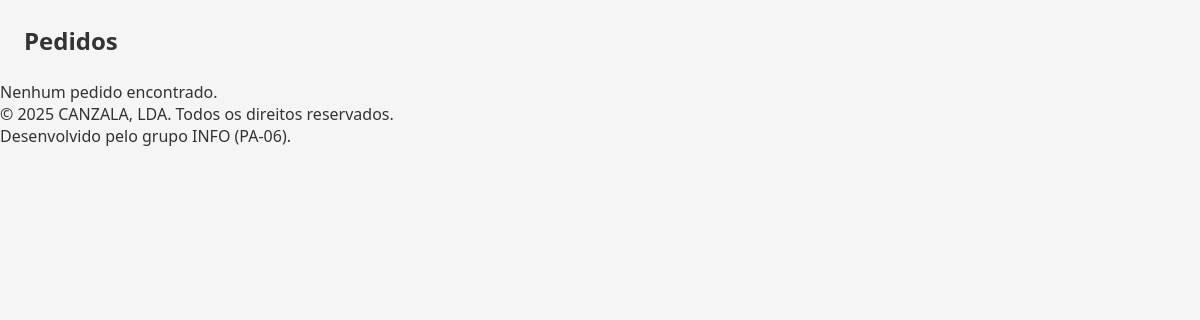
Before: /admin/pedidos/listar.php (signed in) with the older database file.
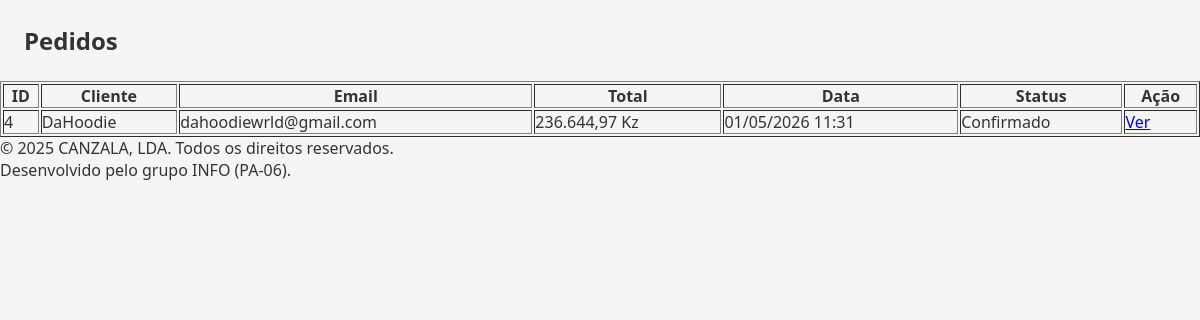
After: the same page with the newer database file.
### tables this page shows
CREATE TABLE `pedidos` (
  `id` int(10) UNSIGNED NOT NULL,
  `usuario_id` int(10) UNSIGNED DEFAULT NULL,
  `nome_cliente` varchar(150) NOT NULL,
  `email_cliente` varchar(150) NOT NULL,
  `endereco` text NOT NULL,
  `total` decimal(10,2) NOT NULL,
  `criado_em` timestamp NOT NULL DEFAULT current_timestamp(),
  `status` varchar(50) NOT NULL DEFAULT 'pendente'
);

### admin/pedidos/listar.php (the view, shortened to what this page needs)
<?php
require_once __DIR__ . '/../../config/db.php';
$baseUrl = '../../';
try {
    $stmt = $pdo->query("
        SELECT id, nome_cliente, email_cliente, total, status, criado_em
        FROM pedidos
        ORDER BY id DESC
    ");
    $pedidos = $stmt->fetchAll(PDO::FETCH_ASSOC);
} catch (PDOException $e) {
    $pedidos = [];
}
require_once __DIR__ . '/../../includes/header.php';
?>
<main>
<section class="section">
    <h1>Pedidos</h1>
    <?php if (empty($pedidos)): ?>
        <p>Nenhum pedido encontrado.</p>
    <?php else: ?>
        <table border="1" cellpadding="8" width="100%">
            <thead>
                <tr>
                    <th>ID</th>
                    <th>Cliente</th>
                    <th>Email</th>
                    <th>Total</th>
                    <th>Data</th>
                    <th>Status</th>
                    <th>Ação</th>
                </tr>
            </thead>
            <tbody>
                <?php foreach ($pedidos as $pedido): ?>
                    <tr>
                        <td><?= $pedido['id'] ?></td>
                        <td><?= htmlspecialchars($pedido['nome_cliente']) ?></td>
                        <td><?= htmlspecialchars($pedido['email_cliente']) ?></td>
                        <td><?= number_format($pedido['total'], 2, ',', '.') ?> Kz</td>
                        <td><?= date('d/m/Y H:i', strtotime($pedido['criado_em'])) ?></td>
                        <td><?= htmlspecialchars($pedido['status']) ?></td>
                        <td>
                            <a href="visualizar.php?id=<?= $pedido['id'] ?>">
                                Ver
                            </a>
                        </td>
                    </tr>
                <?php endforeach; ?>
            </tbody>
        </table>
    <?php endif; ?>
</section>
</main>
<?php require_once __DIR__ . '/../../includes/footer.php'; ?>

### includes/header.php (shortened to what this page needs)
<?php
$baseUrl = $baseUrl ?? '';
?>
<!DOCTYPE html>
<html lang="pt-BR">
<head>
    <link rel="stylesheet" href="<?php echo $baseUrl; ?>assets/css/style.css">
</head>
<body>

### includes/footer.php (shortened to what this page needs)
<footer class="site-footer">
    <div class="footer-content">
        <p>&copy; 2025 CANZALA, LDA. Todos os direitos reservados.</p>
        <p>Desenvolvido pelo grupo INFO (PA-06).</p>
    </div>
</footer>
</body>
</html>

### assets/css/style.css (style rules this page uses)
* { box-sizing: border-box; margin: 0; padding: 0; }
body { font-family: system-ui, sans-serif; background: #f5f5f5; color: #333; }
h1 { margin: 1.5rem; }

Changed rows visible on the page:
added pedidos: id "4", nome_cliente "DaHoodie", email_cliente "dahoodiewrld@gmail.com", total "236.644,97", criado_em "01/05/2026 11:31", status "Confirmado"
Other visible differences:
text no longer shown: "Nenhum pedido encontrado."
text now shown: "ID Cliente Email Total Data Status Ação"
